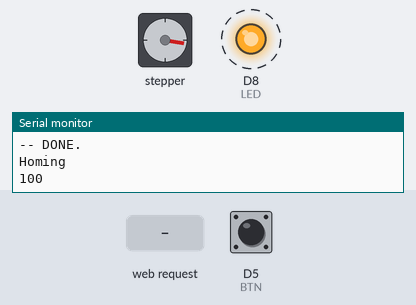
Bench run of a sketch on a simulated ESP8266 (NodeMCU). Shown: stepper motor, output pins drawn as LEDs (lit = HIGH), the last lines printed to the serial monitor. Dashed ring = blinking. The inputs (shaded band) are chosen by the test bench; at power-on: D5 (BTN) HIGH. WiFi joins after 1.5 s; servers stay silent unless stated; stepper angles assume 200 steps per turn; pins used as bus, display or sensor lines are not drawn.

Above: at 3.0 s.
3.1 s: D5 (BTN) pulled LOW for 1 s
At 3.91 s:
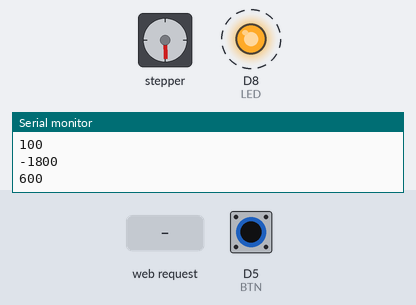
6.1 s: HTTP request GET /pattern received
At 6.25 s:
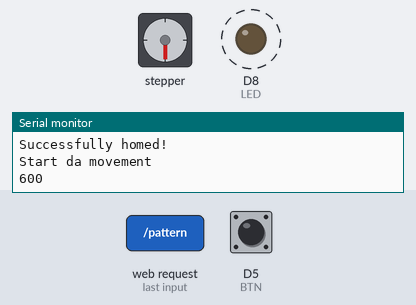
At 6.85 s:
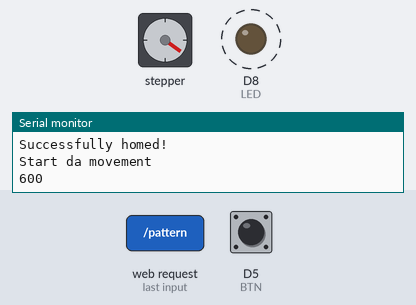
9.1 s: D5 (BTN) pulled LOW for 0.15 s
At 9.25 s:
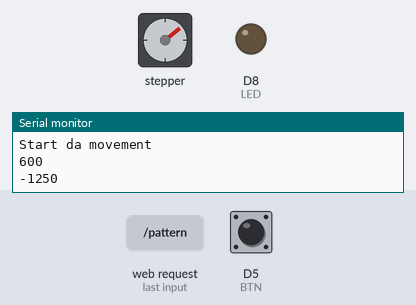
12.1 s: D5 (BTN) pulsed LOW 2 times (0.12 s each, 0.3 s apart)
15.7 s: D5 (BTN) pulled LOW for 0.15 s
18.8 s: D5 (BTN) driven LOW
Timing chart, 0 to 22.8 s (numbered marks = the images above; inputs shaded):
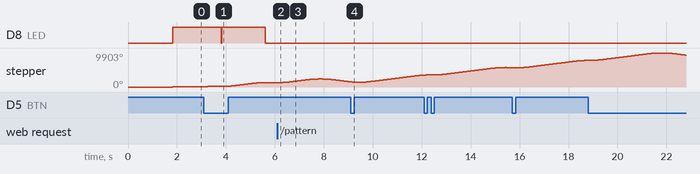

Measured:
- after the input at 6.1 s, stepper: turns 1080° clockwise in 1.7 s, then 835° counter-clockwise in 1.2 s

The sketch:

piranha.ino
```cpp
#include <ESP8266WiFi.h>
#include <ESP8266WiFiMulti.h>
#include <ESP8266HTTPClient.h>
#include <ESP8266WebServer.h>
#include <ESP8266mDNS.h>
#include <ESP8266Ping.h> //https://github.com/dancol90/ESP8266Ping
#include <Ticker.h>
#include <AccelStepper.h> //http://www.airspayce.com/mikem/arduino/AccelStepper/

#include "credentials.h"
#include "settings.h"
#include "OTA.h"

ESP8266WiFiMulti  WiFiMulti;
ESP8266WebServer  server(80);
Ticker            ticker;
AccelStepper      stepper(AccelStepper::DRIVER, STEPPER_STEP, STEPPER_DIR);

void setup() {
  Serial.begin(115200);
  delay(300);

  Serial.println();
  Serial.println("Setting inputs/outputs...");
  Serial.println();

  pinMode(BTN, INPUT);
  pinMode(LED, OUTPUT);
  pinMode(STEPPER_STEP, OUTPUT);
  pinMode(STEPPER_DIR, OUTPUT);
  pinMode(STEPPER_ENABLE, OUTPUT);

  digitalWrite(STEPPER_STEP, LOW);
  digitalWrite(STEPPER_DIR, LOW);
  digitalWrite(LED, LOW);
  enableMotor(false);

  Serial.println();
  Serial.println("Starting ticker...");
  Serial.println();
  ticker.attach(1, loopCount);

  Serial.println();
  Serial.println("Initializing stepper...");
  Serial.println();
  stepper.setAcceleration(80);
  stepper.setMaxSpeed(maxMotorSpeed);

  Serial.println("");
  startWIFI();
  handleOTASetup();
  startWebserver();

  Serial.println();
  Serial.println("Homing");
  homingMode = true;
  Serial.println();
}


/**
 * Wrapper for more ease moving
 * the motor
 */
void moveDeg(int deg) {
  // 360° = 466 * 8 = 3728 steps
  int steps = 466 * 8 / 360;
  steps = steps * deg;
  Serial.println(steps);
  stepper.move(steps);
}


/**
 * Homing the whole platform
 * Handling when state is in "homing"-mode.
 */
void homePlatform() {
  enableMotor(true);

  switch(homingModeStep) {
    case 0:
      digitalWrite(LED, HIGH);
      stepper.setSpeed(maxMotorSpeed);
      moveDeg(10);
      homingModeStep++;
      break;

    case 1:
      if(!stepper.isRunning()) {
        digitalWrite(LED, LOW);
        moveDeg(-180);
        homingModeStep++;
      }
      break;

    case 2:
      if(!digitalRead(BTN)) {
        stepper.setAcceleration(avgAccSpeed * 2);
        stepper.stop();
        homingModeStep++;
      }
      break;

    case 3:
      if(!stepper.isRunning()) {
        stepper.setAcceleration(avgAccSpeed);
        digitalWrite(LED, HIGH);
        moveDeg(60);
        homingModeStep++;
      }
    break;

    case 4:
      if(!stepper.isRunning()) {
        digitalWrite(LED, LOW);
        stepper.disableOutputs();
        enableMotor(false);
        homingModeStep = 99;
        homingMode = false;
        Serial.println("Successfully homed!");
      }
    break;
  }
}


/**
 * Playing moving pattern
 * Handling when state is in "patternActive"-mode.
 */
void playPattern() {
  enableMotor(true);

  switch(patternStep) {
    case 0:
      moveDeg(60);
      patternStep++;
      break;

    case 1:
      if(!stepper.isRunning()) {
        moveDeg(-125);
        patternStep++;
      }
      break;

    case 2:
      if(!digitalRead(BTN)) {
        stepper.setAcceleration(avgAccSpeed * 2);
        stepper.stop();
        patternStep++;
      }
      break;

    case 3:
      if(!stepper.isRunning()) {
        stepper.setAcceleration(avgAccSpeed);
        moveDeg(120);
        if(patternLoop < patternRepeats) {
          patternLoop++;
          patternStep = 1;
        } else {
          patternStep++;
        }
      }
    break;

  case 4:
    if(!stepper.isRunning()) {
      moveDeg(-60);
      patternStep++;
    }
    break;

    case 5:
      if(!stepper.isRunning()) {
        stepper.disableOutputs();
        enableMotor(false);
        patternStep = 0;
        patternLoop = 0;
        patternLed = 0;
        ledActive = false;
        digitalWrite(LED, ledActive);
        patternActive = false;
        Serial.println("Successfully end pattern!");
      }
    break;
  }
}


/**
 * Switching led on/off if x ms passed
 */
void handleLed() {
  if(patternLed > 0 && lastHitMillis < millis() && millis() % 1000 == 0) {
    lastHitMillis = millis();
    ledActive = !ledActive;
    digitalWrite(LED, ledActive);
  }
}


/**
   Handles pinging (send alive)
   to server
*/
void handlePing() {
  if (pingCnt > handlePingSecs) {
    Serial.println("Start pinging.");
    bool result = Ping.ping("www.google.com");

    if (!result) {
      Serial.println("Ping failed!");
    }

    Serial.println("[HTTP] end ping-pong.");
    Serial.println("---");
    pingCnt = 0;
  }
}


/**
 * Preparing movePattern by parsing and setting
 * all params given by request
 */
void startMovePattern(uint8_t speed, uint8_t repeats, uint8_t led) {
  server.send(200, "text/plain", "Start movement.");
  patternActive = true;

  patternSpeed = patternSpeedFallback;
  if(speed > 0) patternSpeed = speed;
  if(speed > maxMotorSpeed) patternSpeed = maxMotorSpeed;

  patternRepeats = patternRepeatsFallback;
  if(repeats > 0) patternRepeats = repeats;

  patternLed = patternLedFallback;
  if(led > 0) patternLed = led;

  Serial.println("Start da movement");
}


/**
   Start webserver for handling
   incoming requests
*/
void startWebserver() {
  Serial.println("Starting HTTP-Server...");
  Serial.println("-- Registering routes.");
  server.on("/pattern", HTTP_GET, []() {
    String speed = server.arg("speed");
    String repeats = server.arg("repeats");
    String led = server.arg("led");
    startMovePattern(speed.toInt(), repeats.toInt(), led.toInt());
  });
  server.onNotFound(handleRequestNotFound);
  Serial.println("-- Launching server ...");
  server.begin();
  Serial.println("-- DONE.");
}


/**
   Start or reconnect the wifi
   by switching into an infinite loop
   as long as the connection is broken
*/
void startWIFI() {
  int loopcnt = 0;
  Serial.println("---");
  WiFi.mode(WIFI_STA);
  Serial.println("Connecting WIFI.");
  Serial.println("(Re)Connecting to Wifi-Network with following credentials:");
  Serial.print("SSID: ");
  //Serial.println(WifiCredentials[0].c_str());
  Serial.print("Key: ");
  //Serial.println(WifiCredentials[1].c_str());
  WiFi.hostname(espName);
  WiFiMulti.addAP(WifiCredentials[0].c_str(), WifiCredentials[1].c_str());

  while (WiFiMulti.run() != WL_CONNECTED) {
    loopcnt++;
    if(loopcnt < 10) {
      Serial.print(".");
    }
    delay(500);
  }

  Serial.println("");
  Serial.println("WiFi connected.");
  Serial.println("IP address:");
  Serial.println(WiFi.localIP().toString());
}


/**
   Tick, tick, tick
*/
void loopCount() {
  loopCnt++;
  pingCnt++;
}


/**
 * DA MAINLOOP
 */
void loop() {
   //(re)connect wifi if not connected
  if (WiFiMulti.run() != WL_CONNECTED) {
    delay(1);
    startWIFI();
    return;
  }

  stepper.run();

  if(homingMode) {
    homePlatform();
    return;
  }

  if(patternActive) {
    playPattern();
    handleLed();
    return;
  }

  if(stepper.isRunning()) {
    return;
  }

  ArduinoOTA.handle();
  handlePing();
  server.handleClient();

}


/**
 * Wrapper for handling the motor more
 * intuitively
 */
void enableMotor(boolean enable) {
  digitalWrite(STEPPER_ENABLE, !enable);
}


/**
   Unknown Route
   Send "teapot".
*/
void handleRequestNotFound() {
  server.send(418, "text/plain", "I'm a piranha-plant. Chhhrrapppp! Chhhrrapppp!");
}
```

OTA.h
```cpp
#include <ArduinoOTA.h>

void handleOTASetup() {
  ArduinoOTA.setHostname(espName);
  ArduinoOTA.setPassword(otaPassword);

  ArduinoOTA.onStart([]() {
    String type;
    if (ArduinoOTA.getCommand() == U_FLASH) {
      type = "sketch";
    } else { // U_FS
      type = "filesystem";
    }

    Serial.println("Start updating " + type);
  });
  ArduinoOTA.onEnd([]() {
    Serial.println("\nEnd");
  });
  ArduinoOTA.onProgress([](unsigned int progress, unsigned int total) {
    Serial.printf("Progress: %u%%\r", (progress / (total / 100)));
  });
  ArduinoOTA.onError([](ota_error_t error) {
    Serial.printf("Error[%u]: ", error);
    if (error == OTA_AUTH_ERROR) {
      Serial.println("Auth Failed");
    } else if (error == OTA_BEGIN_ERROR) {
      Serial.println("Begin Failed");
    } else if (error == OTA_CONNECT_ERROR) {
      Serial.println("Connect Failed");
    } else if (error == OTA_RECEIVE_ERROR) {
      Serial.println("Receive Failed");
    } else if (error == OTA_END_ERROR) {
      Serial.println("End Failed");
    }
  });
  ArduinoOTA.begin();
}
```

credentials.h
```cpp
String WifiCredentials[2] = {"SSID", "PW"};
const char* otaPassword = "YOUR-PW-4-OTA";
```

settings.h
```cpp
#define BTN             D5 //Button
#define LED             D8 //LED
#define STEPPER_STEP    D6 //Step
#define STEPPER_DIR     D7 //Direction
#define STEPPER_ENABLE  D0 //Enable

//Interval to ping server in seconds (to avoid losing wifi)
int handlePingSecs = 120;

int maxMotorSpeed = 500; //Maximum speed of motor
int avgAccSpeed   = 900; //Normal acceleration speed

boolean patternLedFallback = 0; //Fallback if no led-option was send via request
uint8_t patternRepeatsFallback = 3; //Fallback if no repeat-option was send via request
uint8_t patternSpeedFallback = 500; //Fallback if no speed-option was send via request

//Hostname of your esp
const char* espName = "esp8266-studio-piranha-plant";

//Internal settings.
//Don't change anything below (except you really know what you're doing).

int loopCnt = 0;
int pingCnt = 0;

boolean homingMode = false;
int homingModeStep = 0;

bool ledActive     = false;
bool patternActive = false;
int patternRepeats = 0;
int patternSpeed   = 0;
int patternLed     = 0;
int patternStep    = 0;
int patternLoop    = 0;
int lastHitMillis  = 0;
```
